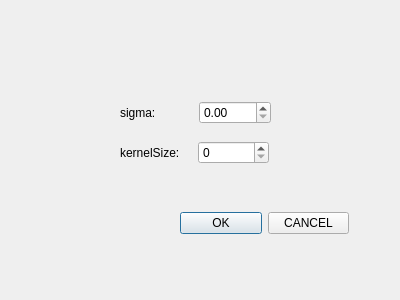
<?xml version="1.0" encoding="UTF-8"?>
<ui version="4.0">
 <class>gaussBlurDialog</class>
 <widget class="QDialog" name="gaussBlurDialog">
  <property name="geometry">
   <rect>
    <x>0</x>
    <y>0</y>
    <width>400</width>
    <height>300</height>
   </rect>
  </property>
  <property name="windowTitle">
   <string>Dialog</string>
  </property>
  <widget class="QWidget" name="layoutWidget">
   <property name="geometry">
    <rect>
     <x>180</x>
     <y>210</y>
     <width>169</width>
     <height>26</height>
    </rect>
   </property>
   <layout class="QHBoxLayout" name="horizontalLayout">
    <item>
     <widget class="QPushButton" name="pushButton">
      <property name="text">
       <string>OK</string>
      </property>
     </widget>
    </item>
    <item>
     <widget class="QPushButton" name="pushButton_2">
      <property name="text">
       <string>CANCEL</string>
      </property>
     </widget>
    </item>
   </layout>
  </widget>
  <widget class="QWidget" name="layoutWidget">
   <property name="geometry">
    <rect>
     <x>120</x>
     <y>100</y>
     <width>151</width>
     <height>26</height>
    </rect>
   </property>
   <layout class="QHBoxLayout" name="horizontalLayout_2">
    <item>
     <widget class="QLabel" name="label">
      <property name="text">
       <string>sigma:</string>
      </property>
     </widget>
    </item>
    <item>
     <widget class="QDoubleSpinBox" name="doubleSpinBox"/>
    </item>
   </layout>
  </widget>
  <widget class="QWidget" name="">
   <property name="geometry">
    <rect>
     <x>120</x>
     <y>140</y>
     <width>149</width>
     <height>26</height>
    </rect>
   </property>
   <layout class="QHBoxLayout" name="horizontalLayout_3">
    <item>
     <widget class="QLabel" name="kernalsize">
      <property name="text">
       <string>kernelSize:</string>
      </property>
     </widget>
    </item>
    <item>
     <widget class="QSpinBox" name="spinBox"/>
    </item>
   </layout>
  </widget>
 </widget>
 <resources/>
 <connections/>
</ui>
